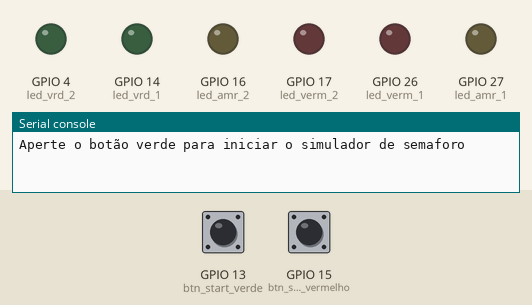
A program run on a simulated ESP32 board running MicroPython. On the bench: output pins drawn as LEDs (lit = HIGH), the last lines printed to the serial console. Wiring (from the project's diagram.json): green LED on GPIO 4, green button on GPIO 13, green LED on GPIO 14, red button on GPIO 15, yellow LED on GPIO 16, red LED on GPIO 17, red LED on GPIO 26, yellow LED on GPIO 27. Inputs (shaded band) come from the test bench; at power-on: GPIO 13 (btn_start_verde) HIGH, GPIO 15 (btn_stop_vermelho) HIGH.

Above: at 1.2 s.
1.3 s: GPIO 13 (btn_start_verde) pulled LOW for 0.15 s
At 2.3 s:
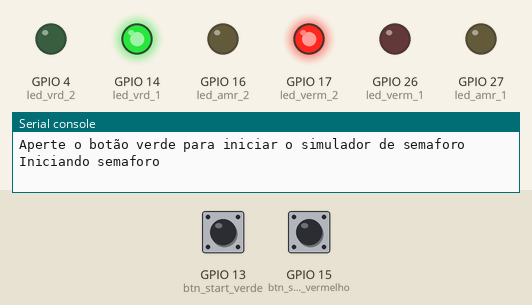
At 12.3 s:
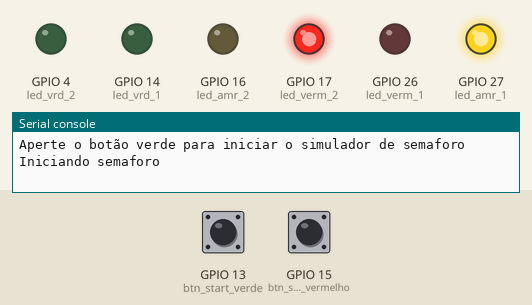
Timing chart, 0 to 14.8 s (numbered marks = the images above; inputs shaded):
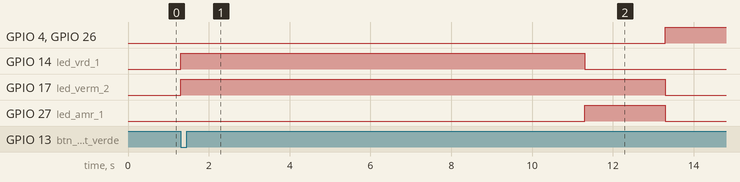

Measured:
- after the input at 1.3 s, GPIO 4 (led_vrd_2), GPIO 26 (led_verm_1): LOW → HIGH after 12.0 s; GPIO 14 (led_vrd_1): LOW → HIGH at once, → LOW 10.0 s later; GPIO 17 (led_verm_2): LOW → HIGH at once, → LOW 12.0 s later; GPIO 27 (led_amr_1): LOW → HIGH after 10.0 s, → LOW 2.0 s later

The program:

main.py
```python
#Author: Evelin de Souza Batista Silva
import time
from machine import Pin


#Semaforo 1
led_verm_1 = Pin(26, Pin.OUT)
led_amr_1 = Pin(27, Pin.OUT)
led_vrd_1 = Pin(14, Pin.OUT)

#Semaforo 2
led_verm_2 = Pin(17, Pin.OUT) #antes "= Pin(5, Pin.OUT)" fazia com que o LED iniciasse antes do botao de início ser pressionado
led_amr_2 = Pin(16, Pin.OUT)
led_vrd_2 = Pin(4, Pin.OUT)

#botoes
btn_start_verde = Pin(13, Pin.IN, Pin.PULL_UP)
btn_stop_vermelho = Pin(15, Pin.IN, Pin.PULL_UP)


#desligar
def desligar():
  led_verm_1.value(0)
  led_amr_1.value(0)
  led_vrd_1.value(0)
  led_verm_2.value(0)
  led_amr_2.value(0)
  led_vrd_2.value(0)
rodando = False

print("Aperte o botão verde para iniciar o simulador de semaforo")

while True:

    if btn_start_verde.value() == 0:
        rodando = True
        print("Iniciando semaforo")

    if btn_stop_vermelho.value() == 0:
        rodando = False
        print("Desligando semaforo")
        desligar()
        time.sleep(0.5) #Para evitar mais de uma leitura

    if rodando:
        desligar()
        #   1) Inicialmente, o semáforo 1 está no verde e o semáforo 2 no vermelho.

        #semaforo1
        led_verm_1.value(0)
        led_amr_1.value(0)
        led_vrd_1.value(1)

        #semaforo2
        led_verm_2.value(1)
        led_amr_2.value(0)
        led_vrd_2.value(0)
        time.sleep(10)
        if btn_stop_vermelho.value() == 0: rodando = False; continue

        #   2) Depois de um tempo especificado, o semáforo 1 apaga a luz verde e aciona a luz amarela.
        #semaforo1
        led_verm_1.value(0)
        led_amr_1.value(1)
        led_vrd_1.value(0)

        #semaforo2
        led_verm_2.value(1)
        led_amr_2.value(0)
        led_vrd_2.value(0)
        time.sleep(2)
        if btn_stop_vermelho.value() == 0: rodando = False; continue

        # Novamente, passado um tempo especificado, o semáforo 1 aciona o vermelho e apaga o amarelo, enquanto o semáforo 2 apaga o vermelho e aciona o verde.
        led_verm_1.value(1)
        led_amr_1.value(0)
        led_vrd_1.value(0)

        #semaforo2
        led_verm_2.value(0)
        led_amr_2.value(0)
        led_vrd_2.value(1)
        time.sleep(10)
        if btn_stop_vermelho.value() == 0: rodando = False; continue

        # Novamente, passado um tempo especificado, o semáforo 1 aciona o vermelho e apaga o amarelo, enquanto o semáforo 2 apaga o vermelho e aciona o verde.
        #semaforo1
        led_verm_1.value(1)
        led_amr_1.value(0)
        led_vrd_1.value(0)
        #semaforo2
        led_verm_2.value(0)
        led_amr_2.value(1)
        led_vrd_2.value(0)
        time.sleep(2)

        # O ciclo se repete até que o botão desligar seja pressionado.

#_____________________________________________________________________________________________________________________
#|     NOTA: Devido ao uso da funcao time.sleep(), o sistema fica "ocupado" durante a contagem.                       |
#|     Para garantir que o botao VERMELHO (botao desligar) funcione, mantenha-o pressionado até que o semaforo mude.  |
#|     O desligamento ocorrerá assim que o tempo do LED atual erminar e o código ler a entrada novamente.             |
#|____________________________________________________________________________________________________________________|


#_________________________________________________________________________________________
#|                              ESPECIFICACOES DA ATIVIDADE:                              |
#|          LED AMARELO DEVE FICAR LIGADO POR 2 SEGUNDOS.                                 |
#|          LED VERDE DEVE FICAR LIGADO POR 10 SEGUNDOS.                                  |
#|          CADA LUZ É CONTROLADA USANDO UMA PORTA DA PLACA.                              |
#|          UTILIZAR LEDS E RESISTORES PARA SIMULAR LUZES VERDE, AMARELA E VERMELHA.      |
#|          UTILIZAR BOTAO PARA INICIAR CICLO DOS SEMAFOROS                               |
#|          UTILIZAR SEGUNDO BOTAR PARA FINALIZAR CICLO DOS SEMAFOROS.                    |
#|________________________________________________________________________________________|
```
